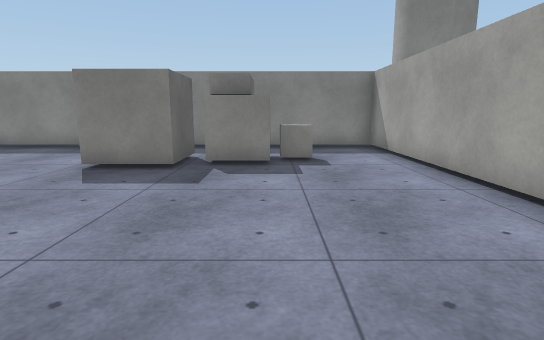
view 1 (above)

12 first-person views from a walk through a 3-D level made in the Unity game engine. The camera is 1.2 m above the floor, tilts 10° down and sees 80° across. The floor is counted in squares, 1 m on a side. Each view is taken from the middle of a square. On the plan, view 1 faces up. The plan holds only what a view shows up to about 14 squares ahead; the rest is blank. The place goes on beyond the plan. Surface patterns are stand-ins for the level's own textures.

view 2
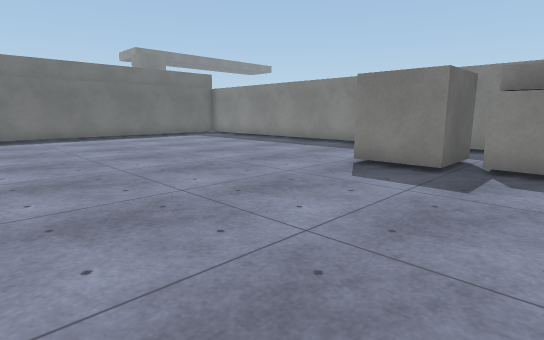

view 3
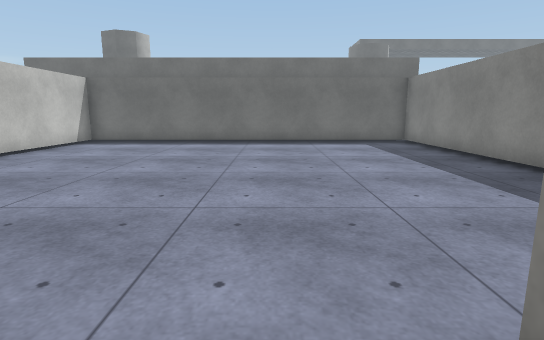

view 4
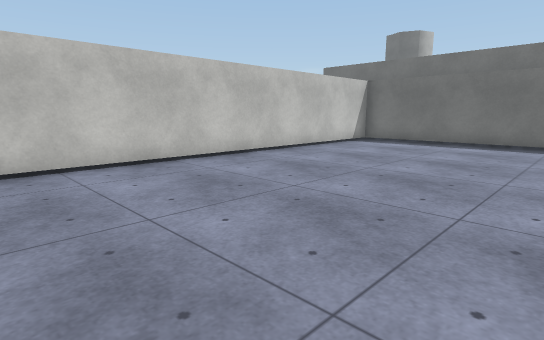

view 5
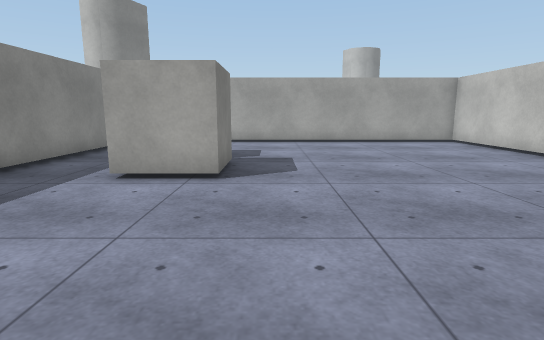

view 6
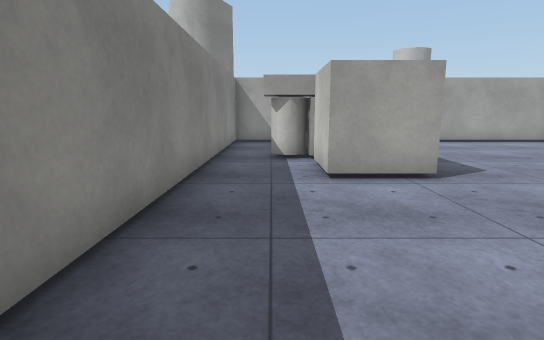

view 7
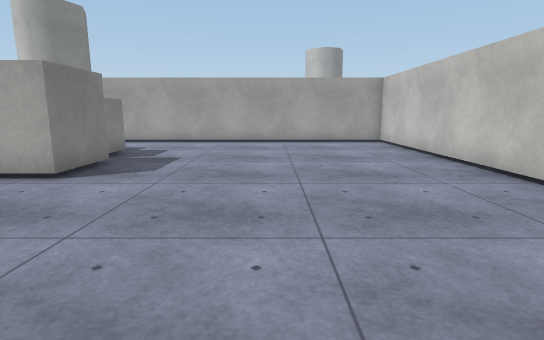

view 8
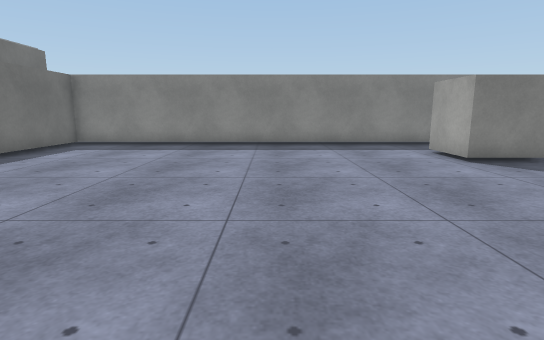

view 9
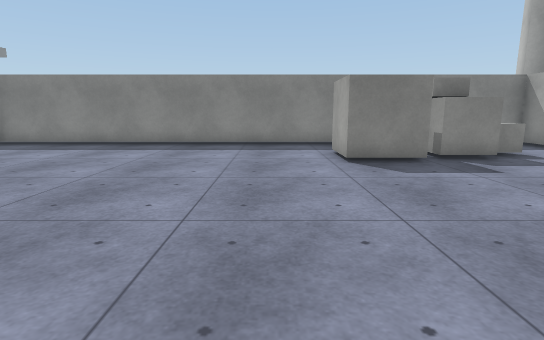

view 10
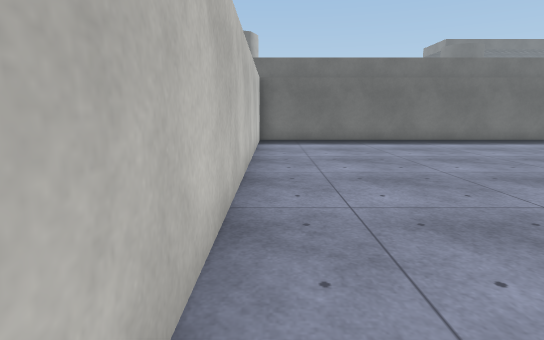

view 11
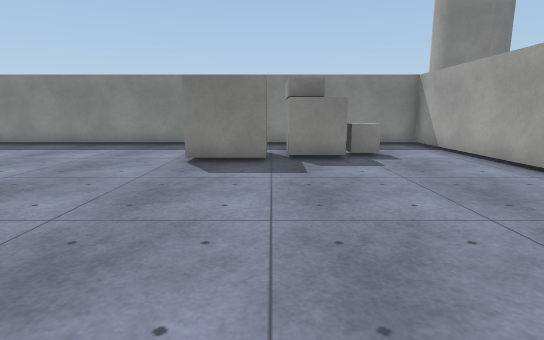

view 12
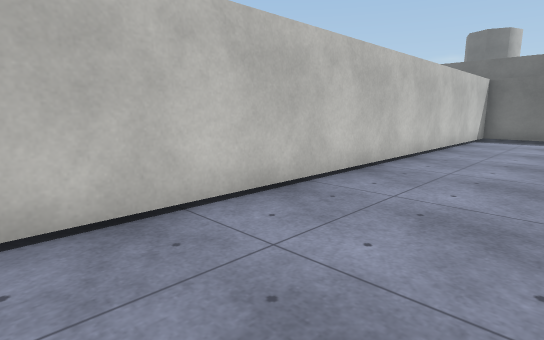

### Floor plan
Points are (right, up) in squares from view 1. A wall is a line through its corners. A room is listed if a view was taken in it or the views show most of it. See-through windows are left out.
Room 1 (views 1, 2, 3, 4, 5, 6, 7, 8, 9, 10, 11, 12)
walls: (-4.1, 7) (-4.1, 9) (-2.1, 9) (-2.1, 7) (-4.1, 7); (-1.5, 9.5) (-1.4, 9.9) (-1, 10); (-0.5, 8.2) (-1.6, 8.2); (0, 7.5) (-1.5, 7.5) (-1.5, 10.2); (-16.5, -1.5) (3.5, -1.5) (3.5, 11.5) (-16.5, 11.5) (-16.5, -1.5)
low walls: (1.1, 8) (0.2, 8)

Where each view was taken, in squares from view 1:
view 1: 0 up, 0 right, facing up
view 2: 0 up, 0 right, facing up-left
view 3: 6 up, 3 left, facing left
view 4: 6 up, 3 left, facing down-left
view 5: 6 up, 10 left, facing right
view 6: 10 up, 10 left, facing right
view 7: 3 up, 10 left, facing right
view 8: 1 down, 9 left, facing up
view 9: 1 down, 6 left, facing up
view 10: 1 down, 3 left, facing left
view 11: 1 down, 2 left, facing up
view 12: 2 up, 0 right, facing down-left
